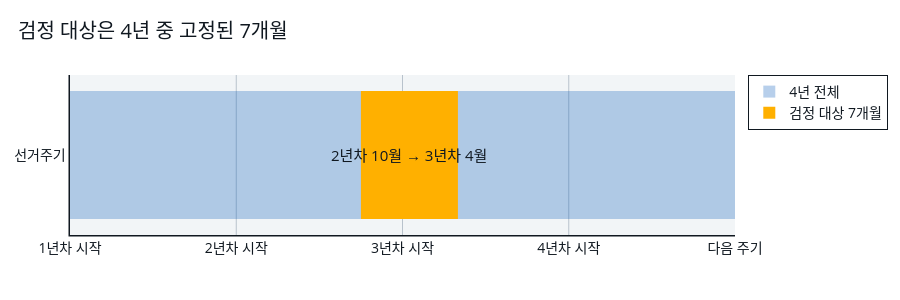

The notebook cell this image was saved under:
### Code cell
timeline = go.Figure()
timeline.add_trace(go.Bar(x=[48], y=['선거주기'], base=[0], orientation='h', marker_color=COLORS['other'], opacity=0.28, name='4년 전체'))
timeline.add_trace(go.Bar(x=[7], y=['선거주기'], base=[21], orientation='h', marker_color=COLORS['target'], name='가설 구간: 7개월'))
timeline.add_annotation(x=24.5, y='선거주기', text='2년차 10월 → 3년차 4월', showarrow=False, font=dict(color=COLORS['ink'], size=15))
timeline.update_xaxes(range=[0, 48], tickvals=[0, 12, 24, 36, 48], ticktext=['1년차 시작', '2년차 시작', '3년차 시작', '4년차 시작', '다음 주기'])
timeline.update_yaxes(showgrid=False)
timeline.update_layout(title='가설 구간은 4년 중 고정된 7개월', barmode='overlay', showlegend=True)
high_contrast(timeline, 300).show()

### Figure 1 — Plotly figure (JSON) as saved in the notebook; plotly's stock layout.template omitted (floating-point values rounded to 4 significant figures)
{"data": [{"base": [0], "marker": {"color": "#0057B8"}, "name": "4년 전체", "opacity": 0.28, "orientation": "h", "type": "bar", "x": [48], "y": ["선거주기"]}, {"base": [21], "marker": {"color": "#FFB000"}, "name": "검정 대상 7개월", "orientation": "h", "type": "bar", "x": [7], "y": ["선거주기"]}], "layout": {"annotations": [{"font": {"color": "#101820", "size": 15}, "showarrow": false, "text": "2년차 10월 → 3년차 4월", "x": 24.5, "y": "선거주기"}], "barmode": "overlay", "font": {"color": "#101820", "size": 14}, "height": 300, "hoverlabel": {"bgcolor": "#101820", "font": {"color": "white", "size": 13}}, "legend": {"bgcolor": "rgba(255,255,255,0.92)", "bordercolor": "#101820", "borderwidth": 1}, "margin": {"b": 65, "l": 70, "r": 35, "t": 75}, "paper_bgcolor": "#FFFFFF", "plot_bgcolor": "#F2F5F7", "showlegend": true, "title": {"font": {"color": "#101820", "size": 20}, "text": "검정 대상은 4년 중 고정된 7개월", "x": 0.02, "xanchor": "left"}, "xaxis": {"gridcolor": "#B8C2CC", "linecolor": "#101820", "linewidth": 1.5, "range": [0, 48], "showline": true, "ticktext": ["1년차 시작", "2년차 시작", "3년차 시작", "4년차 시작", "다음 주기"], "tickvals": [0, 12, 24, 36, 48], "zeroline": false}, "yaxis": {"gridcolor": "#B8C2CC", "linecolor": "#101820", "linewidth": 1.5, "showgrid": false, "showline": true, "zerolinecolor": "#101820"}}}
